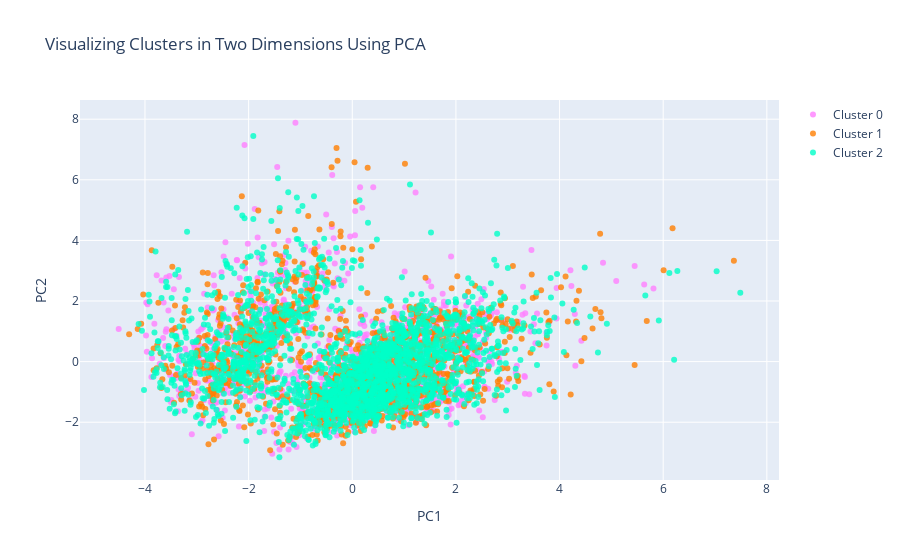

Notebook code cell kept with this figure:
### Code cell
#Instructions for building the 2-D plot

#trace1 is for 'Cluster 0'
trace1 = go.Scatter(
                    x = cluster0["PC1_2d"],
                    y = cluster0["PC2_2d"],
                    mode = "markers",
                    name = "Cluster 0",
                    marker = dict(color = 'rgba(255, 128, 255, 0.8)'),
                    text = None)

#trace2 is for 'Cluster 1'
trace2 = go.Scatter(
                    x = cluster1["PC1_2d"],
                    y = cluster1["PC2_2d"],
                    mode = "markers",
                    name = "Cluster 1",
                    marker = dict(color = 'rgba(255, 128, 2, 0.8)'),
                    text = None)

#trace3 is for 'Cluster 2'
trace3 = go.Scatter(
                    x = cluster2["PC1_2d"],
                    y = cluster2["PC2_2d"],
                    mode = "markers",
                    name = "Cluster 2",
                    marker = dict(color = 'rgba(0, 255, 200, 0.8)'),
                    text = None)

data = [trace1, trace2, trace3]

title = "Visualizing Clusters in Two Dimensions Using PCA"
layout = dict(title = title,
              xaxis= dict(title= 'PC1',ticklen= 5,zeroline= False),
              yaxis= dict(title= 'PC2',ticklen= 5,zeroline= False)
             )

fig = dict(data = data, layout = layout)

iplot(fig)

### Figure 1 — Plotly figure (JSON) as saved in the notebook; plotly's stock layout.template omitted (floating-point values rounded to 4 significant figures; data arrays with more than 128 entries replaced by an {"elided": "..."} marker saying what was removed)
{"data": [{"marker": {"color": "rgba(255, 128, 255, 0.8)"}, "mode": "markers", "name": "Cluster 0", "type": "scatter", "x": {"elided": "1471 float values"}, "y": {"elided": "1471 float values"}}, {"marker": {"color": "rgba(255, 128, 2, 0.8)"}, "mode": "markers", "name": "Cluster 1", "type": "scatter", "x": {"elided": "1441 float values"}, "y": {"elided": "1441 float values"}}, {"marker": {"color": "rgba(0, 255, 200, 0.8)"}, "mode": "markers", "name": "Cluster 2", "type": "scatter", "x": {"elided": "2088 float values"}, "y": {"elided": "2088 float values"}}], "layout": {"title": {"text": "Visualizing Clusters in Two Dimensions Using PCA"}, "xaxis": {"ticklen": 5, "title": {"text": "PC1"}, "zeroline": false}, "yaxis": {"ticklen": 5, "title": {"text": "PC2"}, "zeroline": false}}}
